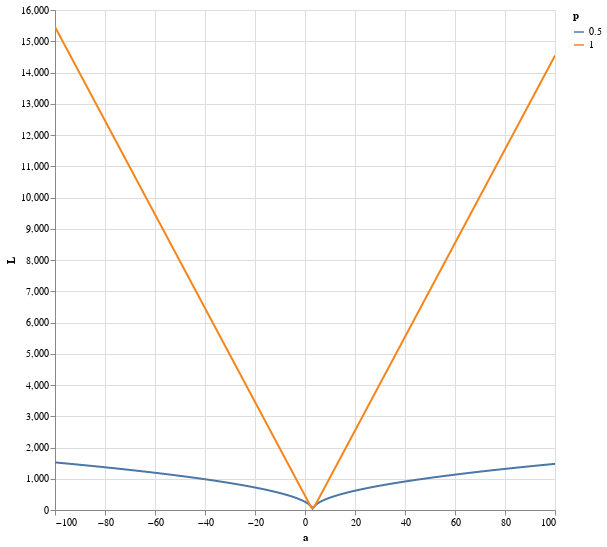

The cell this chart's notebook holds for it:
### Code cell
altair_plot_lossfunc(pnorms=[0.5, 1], hd=True)

### Figure 1 — Vega-Lite specification as saved in the notebook (floating-point values rounded to 4 significant figures; data arrays with more than 128 entries replaced by an {"elided": "..."} marker saying what was removed)
{"config": {"view": {"continuousWidth": 300, "continuousHeight": 300}}, "data": {"name": "data-8c41212c3cca50237b16f344c96c4b9c"}, "mark": {"type": "line"}, "encoding": {"color": {"field": "p", "type": "nominal"}, "x": {"field": "a", "type": "quantitative"}, "y": {"field": "L", "type": "quantitative"}}, "height": 500, "params": [{"name": "param_2", "select": {"type": "interval", "encodings": ["x", "y"]}, "bind": "scales"}], "width": 500, "$schema": "https://vega.github.io/schema/vega-lite/v5.8.0.json", "datasets": {"data-8c41212c3cca50237b16f344c96c4b9c": {"elided": "40002 records"}}}
